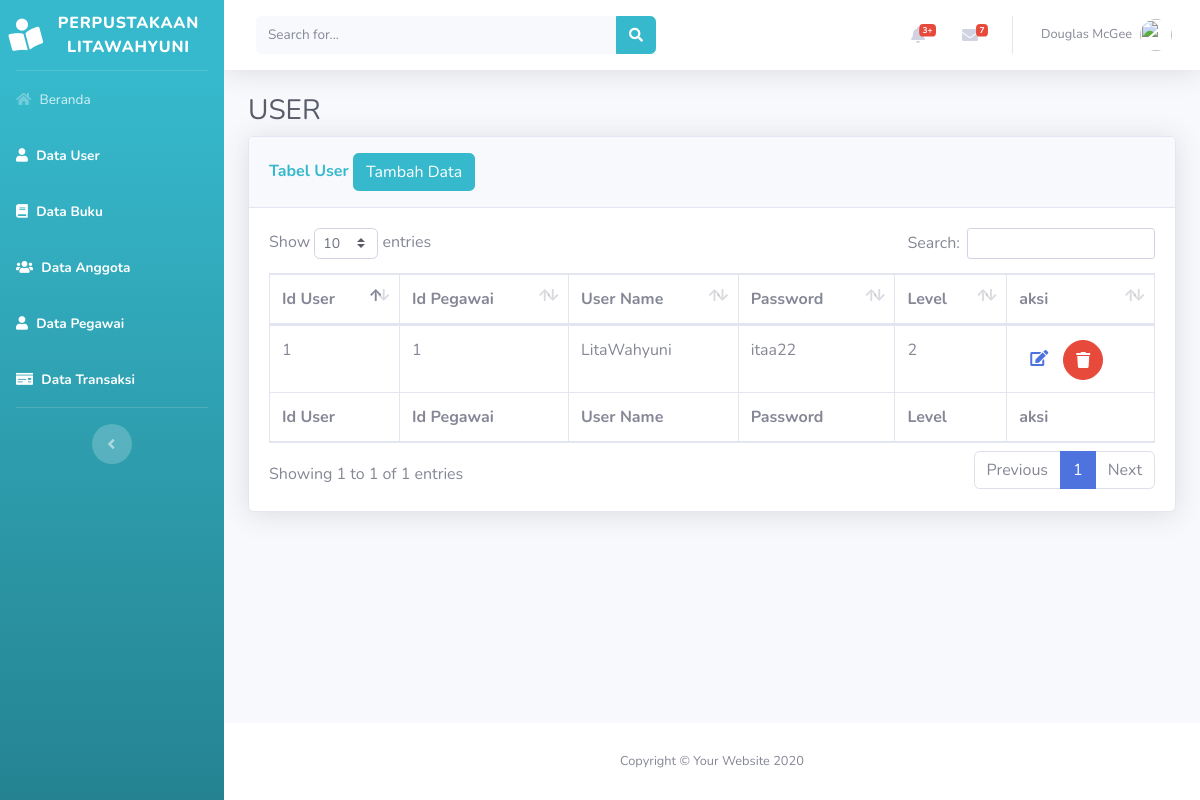
Page /beranda.php?page=user on the committed database.
### tables this page shows
CREATE TABLE `tabel_user` (
  `id_user` int(5) NOT NULL,
  `id_pegawai` int(5) NOT NULL,
  `username` varchar(50) NOT NULL,
  `password` varchar(50) NOT NULL,
  `level` int(1) NOT NULL,
  `dibuat pada` datetime NOT NULL
);

### views/user/user.php (the view, shortened to what this page needs)
                <div class="container-fluid">
                    <h1 class="h3 mb-2 text-gray-800">USER</h1>
                    <div class="card shadow mb-4">
                        <div class="card-header py-3">
                            <h6 class="m-0 font-weight-bold text-info">Tabel User
                            <a href="beranda.php?page=user&aksi=add">
                                <button class="btn btn-info">Tambah Data</button>
                                </a>
                            </h6>
                        </div>
                        <div class="card-body">
                            <div class="table-responsive">
                                <table class="table table-bordered" id="dataTable" width="100%" cellspacing="0">
                                    <thead>
                                        <tr>
                                            <th>Id User</th>
                                            <th>Id Pegawai</th>
                                            <th>User Name</th>
                                            <th>Password</th>
                                            <th>Level</th>
                                            <th>aksi</th>
                                        </tr>
                                    </thead>
                                    <tfoot>
                                        <tr>
                                           <th>Id User</th>
                                           <th>Id Pegawai</th>
                                           <th>User Name</th>
                                           <th>Password</th>
                                           <th>Level</th>
                                           <th>aksi</th>
                                        </tr>
                                    </tfoot>
<tbody>
                                        <?php
                                        $sql = "select * from tabel_user";
                                        $show = $database->query($sql);
                                        foreach($show as $user):
                                    ?>
                                        <tr>
                                            <td><?php echo $user['id_user']?></td>
                                            <td><?php echo $user['id_pegawai']?></td>
                                            <td><?php echo $user['username']?></td>
                                            <td><?php echo $user['password']?></td>
                                            <td><?php echo $user['level']?></td>
                                            <td>
                                            <a href="beranda.php?page=user&aksi=edit&id=<?php echo $user['id_user']?>"
                                                class="btn-btn info btn-circle">
                                                    <i class="fas fa-edit"></i>
                                                    </a>
                                                <a href="model/user/prosesdeleteuser.php?id=<?php echo $user['id_user']?>"
                                                class="btn btn-danger btn-circle">
                                                    <i class="fas fa-trash"></i>
                                                    </a>
                                            </td>
                                        </tr>
                                        <?php endforeach; ?>
                                        </tbody>
                                </table>
                            </div>
                        </div>
                    </div>
                </div>

### rows in the picture
tabel_user: id_user "1", id_pegawai "1", username "LitaWahyuni", password "itaa22", level "2"
